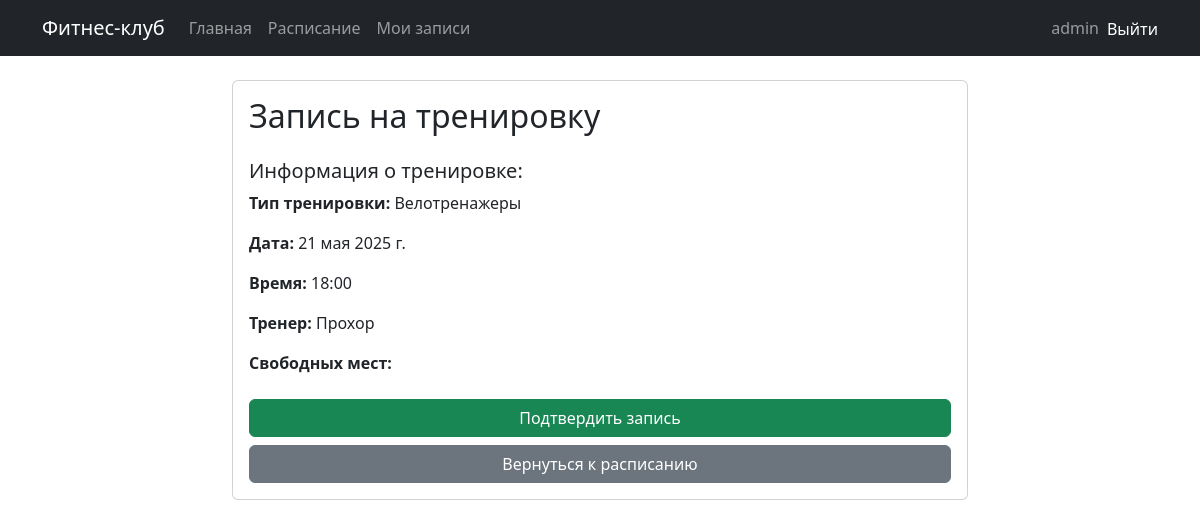
Screenshot of /book/3/ (signed in) with the database file from the repository.
### fitness/models.py (models this page shows, shortened)
class Schedule(models.Model):
    trainer = models.ForeignKey(Trainer, on_delete=models.CASCADE, verbose_name='Тренер')
    workout_type = models.ForeignKey(WorkoutType, on_delete=models.CASCADE, verbose_name='Тип тренировки')
    date = models.DateField(verbose_name='Дата')
    time = models.TimeField(verbose_name='Время')
    max_participants = models.IntegerField(verbose_name='Максимальное количество участников')
    current_participants = models.IntegerField(default=0, verbose_name='Текущее количество участников')

class WorkoutType(models.Model):
    name = models.CharField(max_length=100, verbose_name='Название тренировки')
    description = models.TextField(verbose_name='Описание')
    duration = models.IntegerField(verbose_name='Длительность (минуты)')

class Trainer(models.Model):
    name = models.CharField(max_length=100, verbose_name='Имя')
    specialization = models.CharField(max_length=100, verbose_name='Специализация')
    experience = models.IntegerField(verbose_name='Опыт работы (лет)')
    description = models.TextField(verbose_name='Описание')

### fitness/views.py (the view, shortened to what this page needs)
# urls.py: path('book/<int:schedule_id>/', views.book_workout, name='book_workout'),
@login_required
def book_workout(request, schedule_id):
    schedule = get_object_or_404(Schedule, id=schedule_id)
    return render(request, 'fitness/book_workout.html', {
        'schedule': schedule
    })

### fitness/templates/fitness/book_workout.html (shortened to what this page needs)
{% extends 'fitness/base.html' %}
{% block content %}
<div class="row">
    <div class="col-md-8 offset-md-2">
        <div class="card">
            <div class="card-body">
                <h2 class="card-title mb-4">Запись на тренировку</h2>
                <div class="mb-4">
                    <h5>Информация о тренировке:</h5>
                    <p><strong>Тип тренировки:</strong> {{ schedule.workout_type.name }}</p>
                    <p><strong>Дата:</strong> {{ schedule.date }}</p>
                    <p><strong>Время:</strong> {{ schedule.time }}</p>
                    <p><strong>Тренер:</strong> {{ schedule.trainer.name }}</p>
                    <p><strong>Свободных мест:</strong> {{ schedule.max_participants|add:"-"|add:schedule.current_participants|stringformat:"i" }}</p>
                </div>
                <form method="post">
                    <div class="d-grid gap-2">
                        <button type="submit" class="btn btn-success">Подтвердить запись</button>
                        <a href="{% url 'fitness:schedule_list' %}" class="btn btn-secondary">Вернуться к расписанию</a>
                    </div>
                </form>
            </div>
        </div>
    </div>
</div>
{% endblock %}

### fitness/templates/fitness/base.html (shortened to what this page needs)
<!DOCTYPE html>
<html lang="ru">
<head>
    <link href="https://cdn.jsdelivr.net/npm/bootstrap@5.3.0/dist/css/bootstrap.min.css" rel="stylesheet">
</head>
<body>
    <nav class="navbar navbar-expand-lg navbar-dark bg-dark">
        <div class="container">
            <a class="navbar-brand" href="{% url 'fitness:home' %}">Фитнес-клуб</a>
            <div class="collapse navbar-collapse" id="navbarNav">
                <ul class="navbar-nav">
                    <li class="nav-item">
                        <a class="nav-link" href="{% url 'fitness:home' %}">Главная</a>
                    </li>
                    <li class="nav-item">
                        <a class="nav-link" href="{% url 'fitness:schedule_list' %}">Расписание</a>
                    </li>
                    {% if user.is_authenticated %}
                    <li class="nav-item">
                        <a class="nav-link" href="{% url 'fitness:my_bookings' %}">Мои записи</a>
                    </li>
                    {% endif %}
                </ul>
                <ul class="navbar-nav ms-auto">
                    {% if user.is_authenticated %}
                    <li class="nav-item">
                        <span class="nav-link">{{ user.username }}</span>
                    </li>
                    <li class="nav-item" style="display: flex; align-items: center;">
                        <form method="post" action="{% url 'logout' %}" style="display:inline; margin:0;">
                            <button type="submit" class="nav-link logout-link" style="display:inline; padding:0; margin:0; background:none; border:none; cursor:pointer; vertical-align: middle;">
                                Выйти
                            </button>
                        </form>
                    </li>
                    {% endif %}
                </ul>
            </div>
        </div>
    </nav>
    <div class="container mt-4">
        {% block content %}
        {% endblock %}
    </div>
</body>
</html>

### fitness/templates/fitness/base.html (style rules this page uses)
.logout-link { color: #fff !important; text-decoration: none; transition: color 0.2s; }

### rows the page displays
Schedule: workout_type.name "Велотренажеры", date "21 мая 2025 г.", time "18:00", trainer.name "Прохор"

### other values shown
{{ user.username }} "admin"
